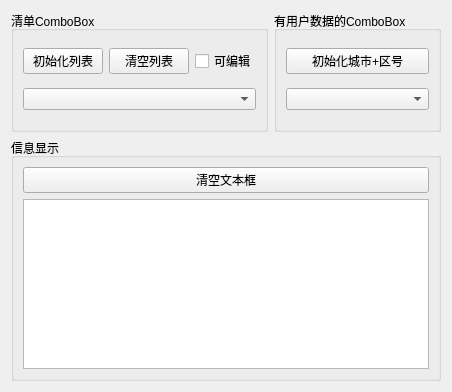
<?xml version="1.0" encoding="UTF-8"?>
<ui version="4.0">
 <class>Widget</class>
 <widget class="QWidget" name="Widget">
  <property name="geometry">
   <rect>
    <x>0</x>
    <y>0</y>
    <width>452</width>
    <height>392</height>
   </rect>
  </property>
  <property name="windowTitle">
   <string>QComboBox</string>
  </property>
  <layout class="QVBoxLayout" name="verticalLayout_5">
   <item>
    <layout class="QVBoxLayout" name="verticalLayout_4" stretch="1,2">
     <item>
      <layout class="QHBoxLayout" name="horizontalLayout_2">
       <item>
        <widget class="QGroupBox" name="groupBox">
         <property name="title">
          <string>清单ComboBox</string>
         </property>
         <layout class="QVBoxLayout" name="verticalLayout">
          <item>
           <layout class="QHBoxLayout" name="horizontalLayout">
            <item>
             <widget class="QPushButton" name="pushButton_initializeList">
              <property name="text">
               <string>初始化列表</string>
              </property>
             </widget>
            </item>
            <item>
             <widget class="QPushButton" name="pushButton_clearList">
              <property name="text">
               <string>清空列表</string>
              </property>
             </widget>
            </item>
            <item>
             <widget class="QCheckBox" name="checkBox">
              <property name="text">
               <string>可编辑</string>
              </property>
             </widget>
            </item>
           </layout>
          </item>
          <item>
           <widget class="QComboBox" name="comboBox_userInput"/>
          </item>
         </layout>
        </widget>
       </item>
       <item>
        <widget class="QGroupBox" name="groupBox_2">
         <property name="title">
          <string>有用户数据的ComboBox</string>
         </property>
         <layout class="QVBoxLayout" name="verticalLayout_2">
          <item>
           <widget class="QPushButton" name="pushButton_info">
            <property name="text">
             <string>初始化城市+区号</string>
            </property>
           </widget>
          </item>
          <item>
           <widget class="QComboBox" name="comboBox_cityInfo"/>
          </item>
         </layout>
        </widget>
       </item>
      </layout>
     </item>
     <item>
      <widget class="QGroupBox" name="groupBox_3">
       <property name="title">
        <string>信息显示</string>
       </property>
       <layout class="QVBoxLayout" name="verticalLayout_3">
        <item>
         <widget class="QPushButton" name="pushButton_clearText">
          <property name="text">
           <string>清空文本框</string>
          </property>
         </widget>
        </item>
        <item>
         <widget class="QPlainTextEdit" name="plainTextEdit"/>
        </item>
       </layout>
      </widget>
     </item>
    </layout>
   </item>
  </layout>
 </widget>
 <resources/>
 <connections/>
</ui>
